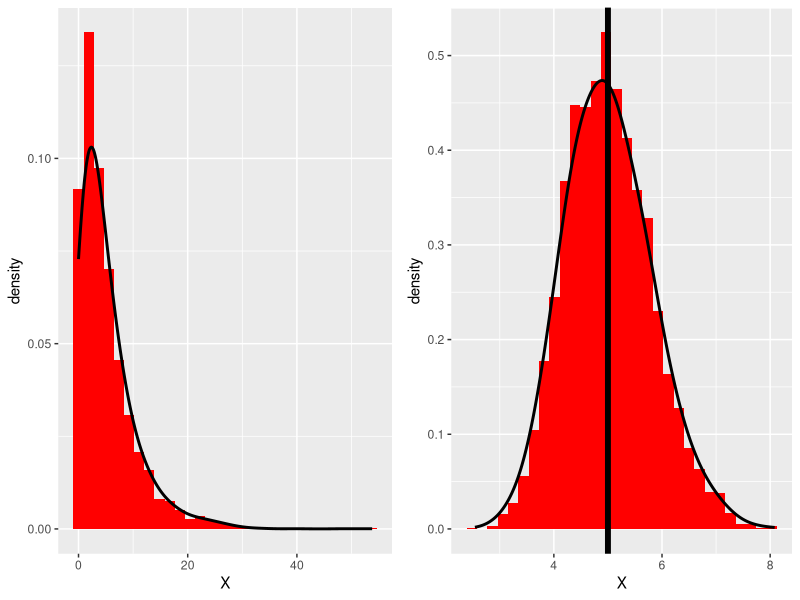

The R source for this figure:
# Illustrate via simulation and associated explanatory 
# text the properties of the distribution of the mean of 40 exponentials.  
# You should:

# 1. Show the sample mean and compare it
# to the theoretical mean of the distribution.

# The theoretical mean of the exponential distribution
# with lambda = 0.2 (as requested) is equal to 1/lambda so 1/0.2 = 5

# In the following code i will do three thousand simulations of 40 exponentials
# and compare the sampling mean to the theoretical mean of the ditribution

set.seed(15)

simulation = replicate(3000,mean(rexp(40,1/5)))

means = mean(simulation)

means

#The sampling mean is approximately 5 (4.983771 in my case)

#===========================================================================

# 2. Show how variable the sample is (via variance)
# and compare it to the theoretical variance of the distribution.

# The theoretical variance of the exponential distribution with lambda = 0.2
# is equal to ((1/lambda)^2)/n = 0.625 and the theoretical standard deviation
# is equal to sqrt(theoretical variance) = sqrt(0.625) = 0.7905694

# In the following code i will compare the sample variance and standard deviation
# of three thousand simulations of 40 exponentials to the theoratical variance
# and standard deviation of the exponential distribution

variance = var(simulation)
stdev = sd(simulation)

variance
stdev

# The sampling variance and standard deviation
# are approximately equal to the theoretical variance and standard deviation
# (0.6149436 and 0.7841834 respectively in my case)


#===========================================================================

# 3. Show that the distribution is approximately normal.

# Here we are going to compare the distribution of 4000 random exponentials
# with the distribution of 4000 averages of 40 random exponentials

require(ggplot2)
require(gridExtra)

sim1 = rexp(4000,1/5)
sim2 = replicate(4000,mean(rexp(40,1/5)))

df1 = data.frame(X = sim1)
df2 = data.frame(X = sim2)

p1 = ggplot(df1, aes(x = X)) + geom_histogram(aes(y = ..density..), fill = "red") + geom_density(size = 1,adjust=3)
p2 = ggplot(df2, aes(x = X)) + geom_histogram(aes(y = ..density..), fill = "red") + geom_vline(xintercept = 5, size = 2) + geom_density(size=1,adjust=2)

grid.arrange(p1, p2, ncol = 2)
